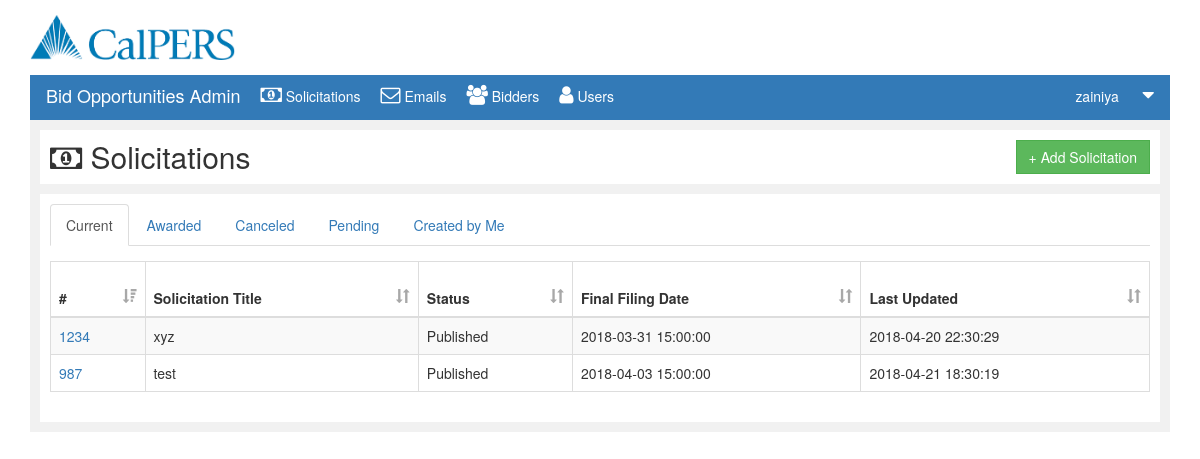
/solicitations.php (signed in), run on an earlier commit of the app's database.
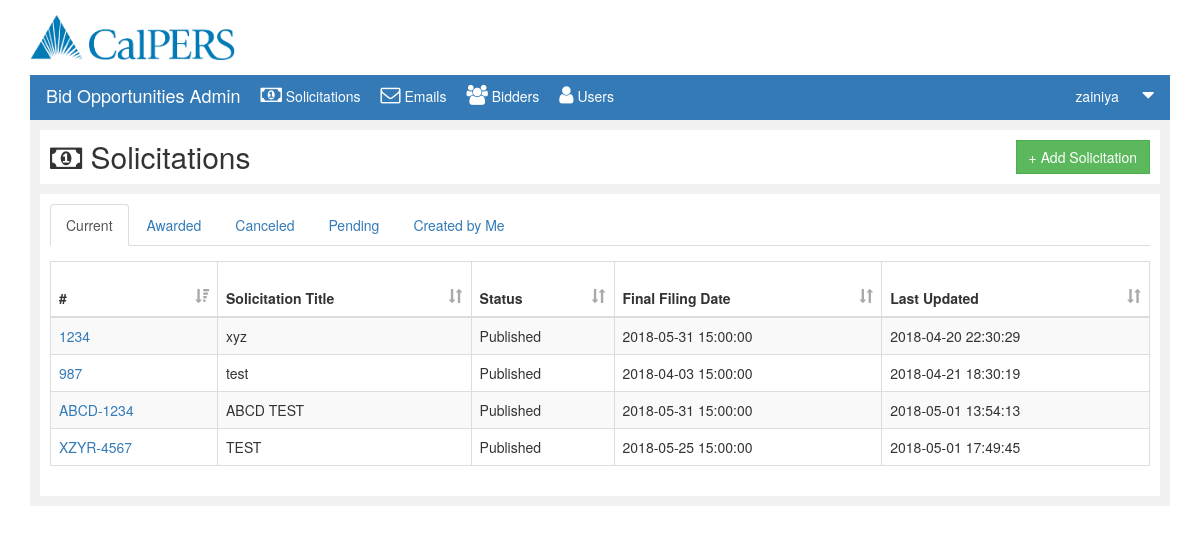
And on a later commit of the database.
### tables this page shows
CREATE TABLE IF NOT EXISTS `solicitation` (
  `pid` int(11) NOT NULL,
  `sid` varchar(9) NOT NULL,
  `stitle` varchar(100) NOT NULL,
  `type` varchar(50) NOT NULL,
  `category` varchar(50) NOT NULL,
  `status` varchar(50) NOT NULL,
  `last_updated` datetime NOT NULL DEFAULT CURRENT_TIMESTAMP,
  `final_filing_date` datetime NOT NULL,
  `description` varchar(1000) NOT NULL,
  `cancelflag` int(1) DEFAULT '0',
  PRIMARY KEY (`sid`)
);

### submit.php (the view, shortened to what this page needs)
<?php
function currentSolicitation($awardedFlag=0){
	$conn = mysqli_connect($GLOBALS['servername'], $GLOBALS['username'], $GLOBALS['password'], $GLOBALS['dbname']);
	if (!$conn) {
		die("Connection failed: " . mysqli_connect_error());
	}else{
		$sql="SELECT * FROM solicitation where cancelflag=0 and status='Published' order by sid";
		if($awardedFlag==1){
			$sql="SELECT * FROM solicitation where cancelflag=0 and status='Awarded' order by sid";
		}
		$res= mysqli_query($conn,$sql);
		if(mysqli_num_rows($res)>0){
			$msg="<table id='currentstable' class='table table-striped table-bordered datatable'>
			<thead>
			<tr>
			<th onclick='sortTable(0)'> #  <span class='glyphicon glyphicon-sort-by-attributes-alt'></span></th>
			<th onclick='sortTable(1)'> Solicitation Title <span class='glyphicon glyphicon-sort'></span></th>
			<th onclick='sortTable(2)'> Status <span class='glyphicon glyphicon-sort'></span></th>
			<th onclick='sortTable(3)'> Final Filing Date <span class='glyphicon glyphicon-sort'></span></th>
			<th onclick='sortTable(4)'> Last Updated <span class='glyphicon glyphicon-sort'></span></th>
			</tr>
			</thead>";
			while($row=mysqli_fetch_assoc($res)){
				$msg=$msg."<tr>
				<td><a href='document.php?type=View&dsid=".$row["sid"]."'>".$row["sid"]."</a></td>
				<td>".$row["stitle"]."</td>
				<td>".$row["status"]."</td>
				<td>".$row["final_filing_date"]."</td>
				<td>".$row["last_updated"]."</td>
				</tr>";
			}
			$msg=$msg."</table>";
			echo $msg;
		}
	}
}
?>

### solicitations.php (shortened to what this page needs)
<!DOCTYPE html>
<html lang="en">
<head>
	<link rel="stylesheet" href="https://maxcdn.bootstrapcdn.com/bootstrap/3.3.7/css/bootstrap.min.css">
	<link rel="stylesheet" href="css/custom.css">
	<link rel="stylesheet" href="font-awesome-4.7.0/css/font-awesome.min.css">
	<link rel="stylesheet" type="text/css" href="https://cdn.datatables.net/v/dt/dt-1.10.16/datatables.min.css"/>
</head>
<body>
	<?php require_once('submit.php'); ?>
	<div id="wrapper" class="container">
		<div class="container-fluid" id="header">
			<img src="download.png" height="45">
		</div>
		<div class="container-fluid" id="heading">
			<nav class="navbar navbar-expand-lg navbar-light bg-light">
				<div class="collapse navbar-collapse" id="navbarSupportedContent">
					<ul class="navbar-nav mr-auto">
						<li class="nav-item active">
							<a class="nav-link" href="#"><h4>Bid Opportunities Admin</h4></a>
						</li>
						<li class="nav-item active">
							<a class="nav-link" href="solicitations.php"><i class="fa fa-money" aria-hidden="true"></i>	Solicitations</a>
						</li>
						<li class="nav-item">
							<a class="nav-link" href="email.php"><i class="fa fa-envelope-o" aria-hidden="true"></i> Emails</a>
						</li>
						<li class="nav-item">
							<a class="nav-link" href="bidder.php?listType=Bidders"><i class="fa fa-users" aria-hidden="true"></i> Bidders</a>
						</li>
						<li class="nav-item">
							<a class="nav-link" href="bidder.php?listType=Users"><i class="fa fa-user" aria-hidden="true"></i> Users</a>
						</li>
					</ul>
					<ul style="float: right;">
						<li class="nav-item dropdown" >
							<a class="nav-link dropdown-toggle" href="#" id="navbarDropdown" role="button" data-toggle="dropdown" aria-haspopup="true" aria-expanded="false">
								<?php echo $_SESSION["username"]; ?> <i class="fa fa-caret-down" aria-hidden="true"></i>
							</a>
						</li>
					</ul>
				</div>
			</nav>
		</div>
		<div class="container-fluid" id="solicitation">
			<div class="container-fluid" id="solicitation-header">
				<h2><i class="fa fa-money" aria-hidden="true"></i>	Solicitations</h2>
				<button type="button" class="btn btn-success" style="float: right;border-radius: 0;" onclick="openPage('createsolicitation.php')">+ Add Solicitation</button>
			</div>
			<div class="container-fluid" id="solicitation-content">
				<ul class="nav nav-tabs">
					<li class="active"><a data-toggle="tab" href="#current">Current</a></li>
					<li><a data-toggle="tab" href="#awarded">Awarded</a></li>
					<li><a data-toggle="tab" href="#canceled">Canceled</a></li>
					<li><a data-toggle="tab" href="#archive">Pending</a></li>
					<li><a data-toggle="tab" href="#byme">Created by Me</a></li>
				</ul>
				<div class="tab-content">
					<div id="current" class="tab-pane fade in active">
						<?php $_SESSION['sid']='';
						currentSolicitation(); ?>
					</div>
				</div>
			</div>
		</div>
	</div>
</body>
</html>

### css/custom.css (style rules this page uses)
body { padding-top: 0 !important; }
#header { background: white; padding-bottom: 15px; padding-top: 15px; }
#heading { color:white; background-color: #337ab7; width:100%; padding-left: 15px; }
#heading h4 { float:left; }
#heading i { font-size: 20px; margin-left: 20px; padding-top: 9px; }
nav ul { padding: 0; list-style-type: none; }
.navbar { padding: 0; min-height: 45px; margin-bottom: 0px!important; }
.navbar-collapse { padding-left: 0; }
nav ul>li>a { color:white; }
nav a>h4 { color:white; }
.container-fluid { padding:0; }
#solicitation { background-color: rgba(241,241,241,1); padding: 10px; }
#solicitation-header { background-color: white; margin-bottom: 10px; padding: 10px; }
#solicitation-header h2 { margin:0px; float: left; }
#solicitation-content { background-color: white; padding:10px; }
#current, #byme { padding-top:15px; }
#currentstable th { height:55px; background: none; }
#currentstable span { color:#a8a8a8; float: right; }
.btn { border-radius:0; }

What changed in the data, as far as the page shows it:
changed solicitation "xyz": final_filing_date "2018-03-31 15:00:00" → "2018-05-31 15:00:00"
added solicitation: sid "ABCD-1234", stitle "ABCD TEST", status "Published", final_filing_date "2018-05-31 15:00:00", last_updated "2018-05-01 13:54:13"
added solicitation: sid "XZYR-4567", stitle "TEST", status "Published", final_filing_date "2018-05-25 15:00:00", last_updated "2018-05-01 17:49:45"
